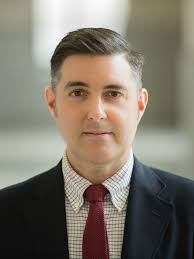
#> input picture 1.jpg, 194 x 259 px, given in place of example.mp4, which was not available
$ python followCircle.py
#> lines starting #> are read from the running program, lines starting #| are printed output that depends on the picture; after the words box and inside, x2 and y2 are one past the last pixel; in counts of white or black regions, pixels touching at a corner belong together; pictures that were not available may be replaced by others from this repository, and a replacement may not be noted
import cv2
import numpy as np
cap =cv2.VideoCapture("example.mp4")

while(True):
     b,frame = cap.read()
#> frame is the input picture: shape (259, 194, 3); mean B, G, R 107.5, 119.5, 126.9
     frame = cv2.resize(frame,(1280,720))
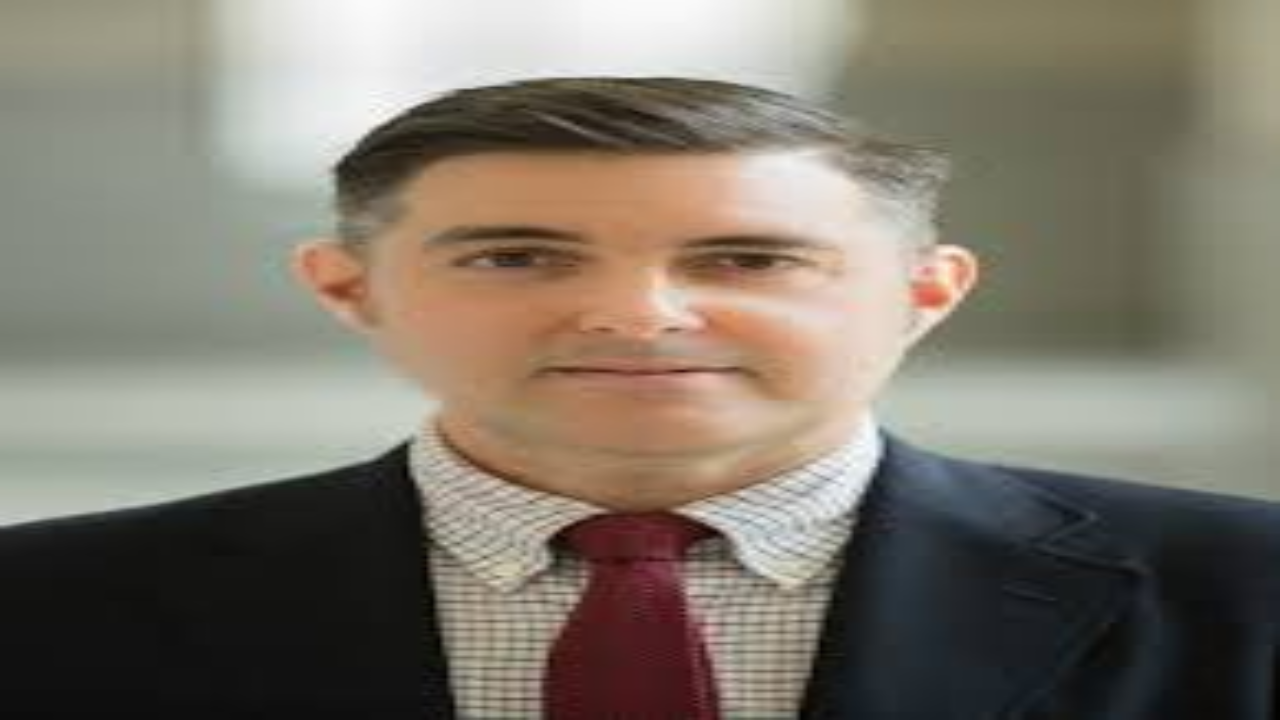
#> frame: shape (720, 1280, 3); mean B, G, R 107.4, 119.4, 126.8
     frameGray = cv2.cvtColor(frame,cv2.COLOR_RGB2GRAY)
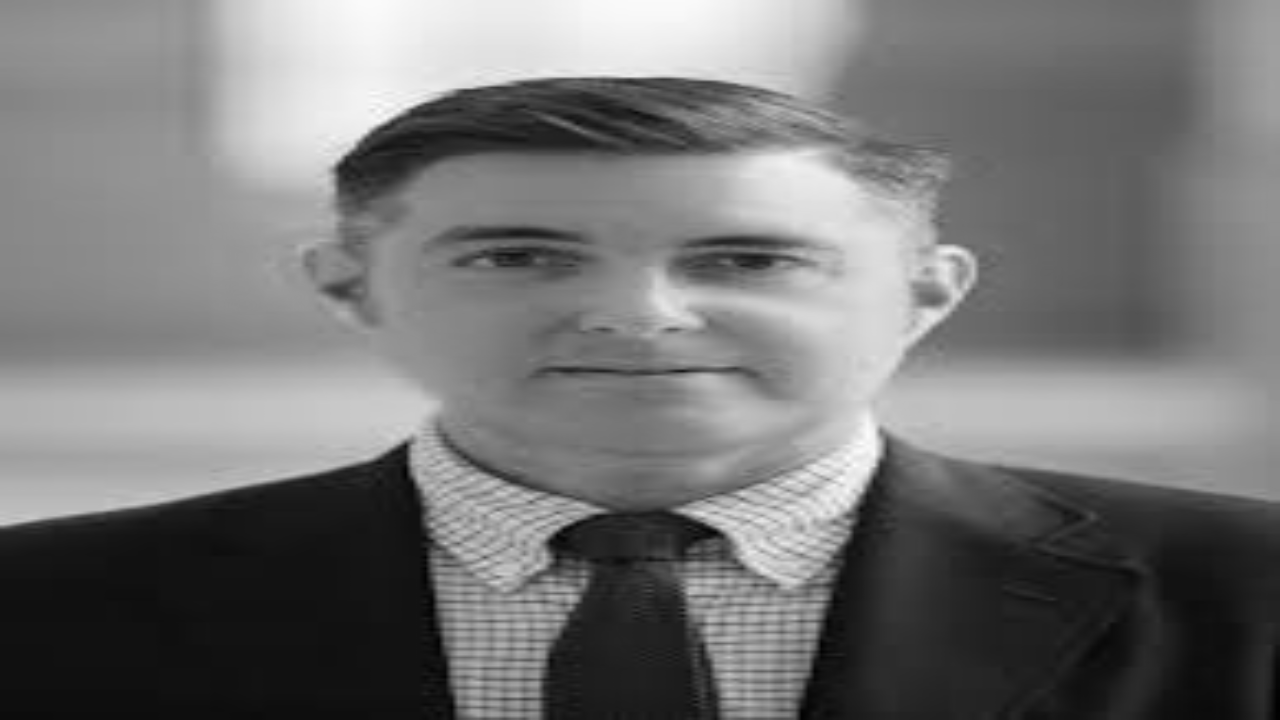
#> frameGray: shape (720, 1280); min 1, max 254, mean 116.7
     frameBlurred =cv2.GaussianBlur(frame,(1,1),1)
     _, binaryImage = cv2.threshold(frameBlurred,165,255,cv2.THRESH_BINARY)
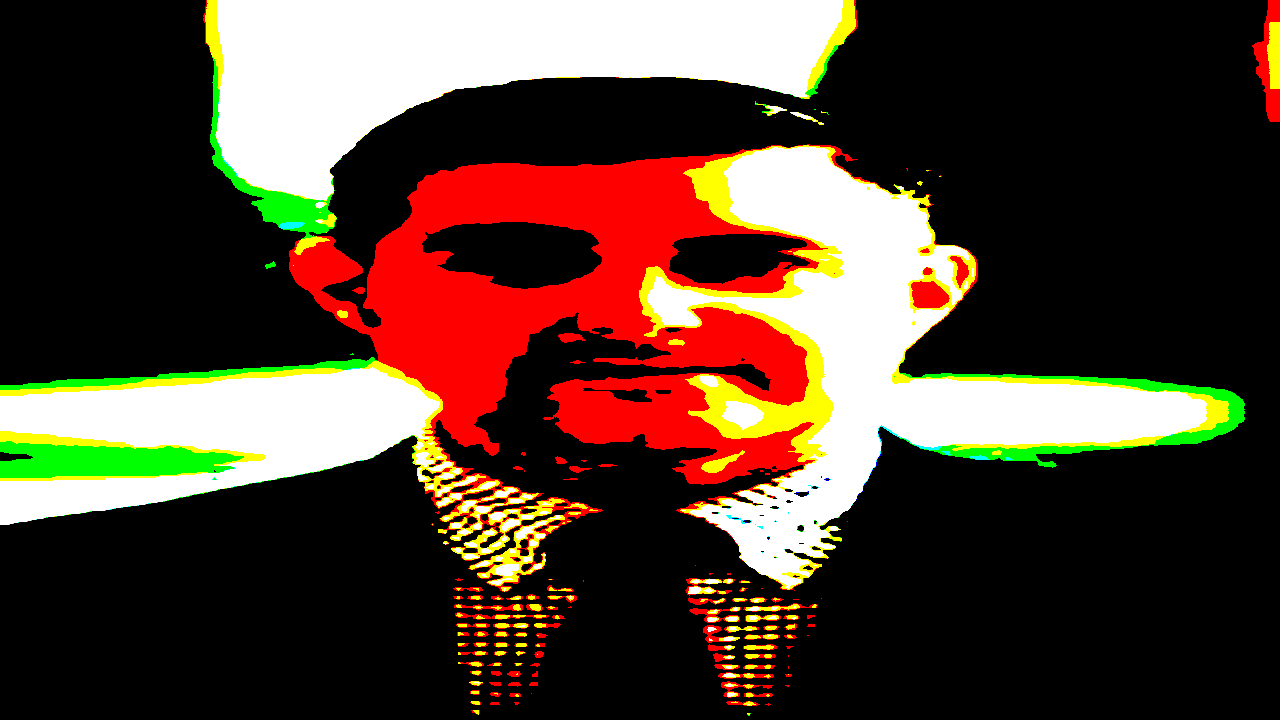
#> binaryImage: shape (720, 1280, 3); mean B, G, R 47.7, 61.4, 81.1
     frameCanny = cv2.Canny(binaryImage,7,7)
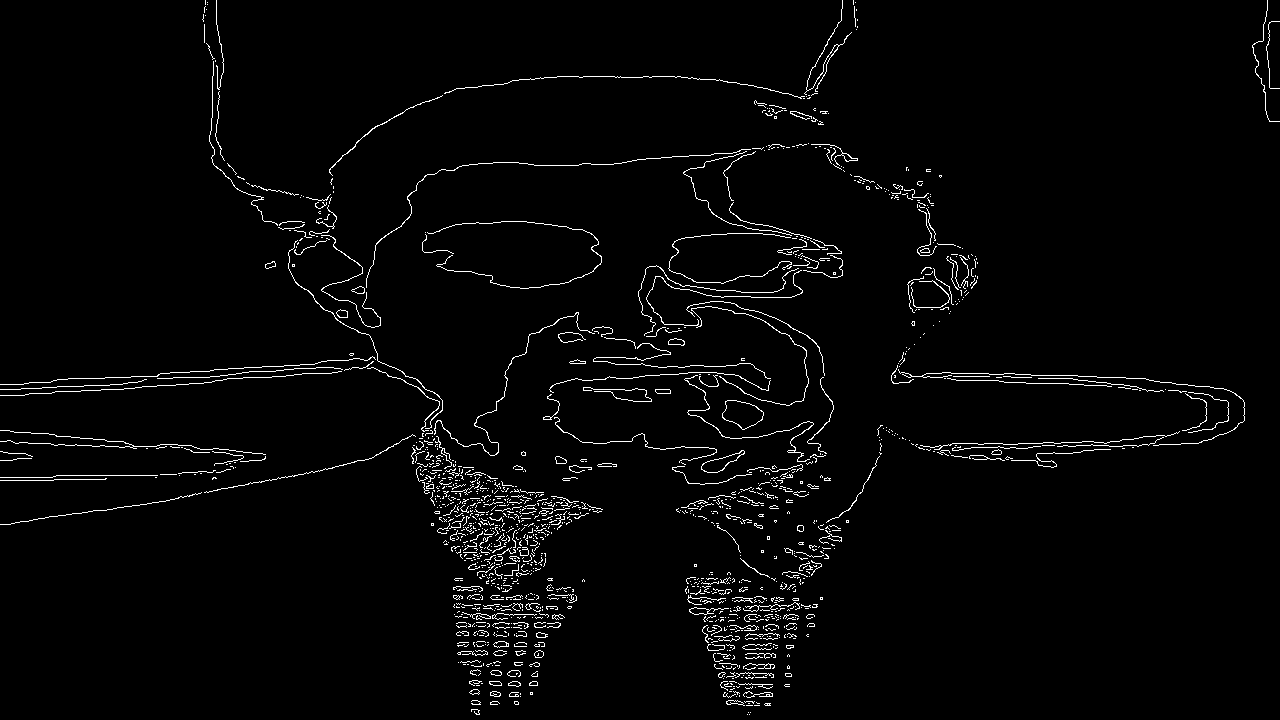
#> frameCanny: shape (720, 1280); 2.4% white in thin lines or dots
     circles = cv2.HoughCircles(frameCanny,cv2.HOUGH_GRADIENT,1,20,
                        param1=50,param2=30,minRadius=5,maxRadius=55)
#> circles = 38 rows, first 8: [538.5, 545.5, 54.4], [497.5, 526.5, 36.8], [511.5, 589.5, 37.8], [732.5, 636.5, 28], [455.5, 461.5, 42.2], [475.5, 525.5, 28.9], [751.5, 622.5, 25.7], [514.5, 642.5, 28]
     blankImage = np.zeros_like(frame)
     if circles is not None:
        np.uint16(np.around(circles))
        for i in circles[0,:]:
            center = (int(i[0]),int(i[1]))
            radius = int(i[2])
            cv2.circle(blankImage,center,radius,(255,255,255),2)
#> this loop made 38 passes
#> (i, center, radius) on passes 1 to 12: ([538.5, 545.5, 54.4], (538, 545), 54), ([497.5, 526.5, 36.8], (497, 526), 36), ([511.5, 589.5, 37.8], (511, 589), 37), ([732.5, 636.5, 28], (732, 636), 28), ([455.5, 461.5, 42.2], (455, 461), 42), ([475.5, 525.5, 28.9], (475, 525), 28), ([751.5, 622.5, 25.7], (751, 622), 25), ([514.5, 642.5, 28], (514, 642), 28), ([495.5, 651.5, 28.9], (495, 651), 28), ([476.5, 640.5, 28.8], (476, 640), 28), ([503.5, 559.5, 26.6], (503, 559), 26), ([743.5, 655.5, 25.7], (743, 655), 25)
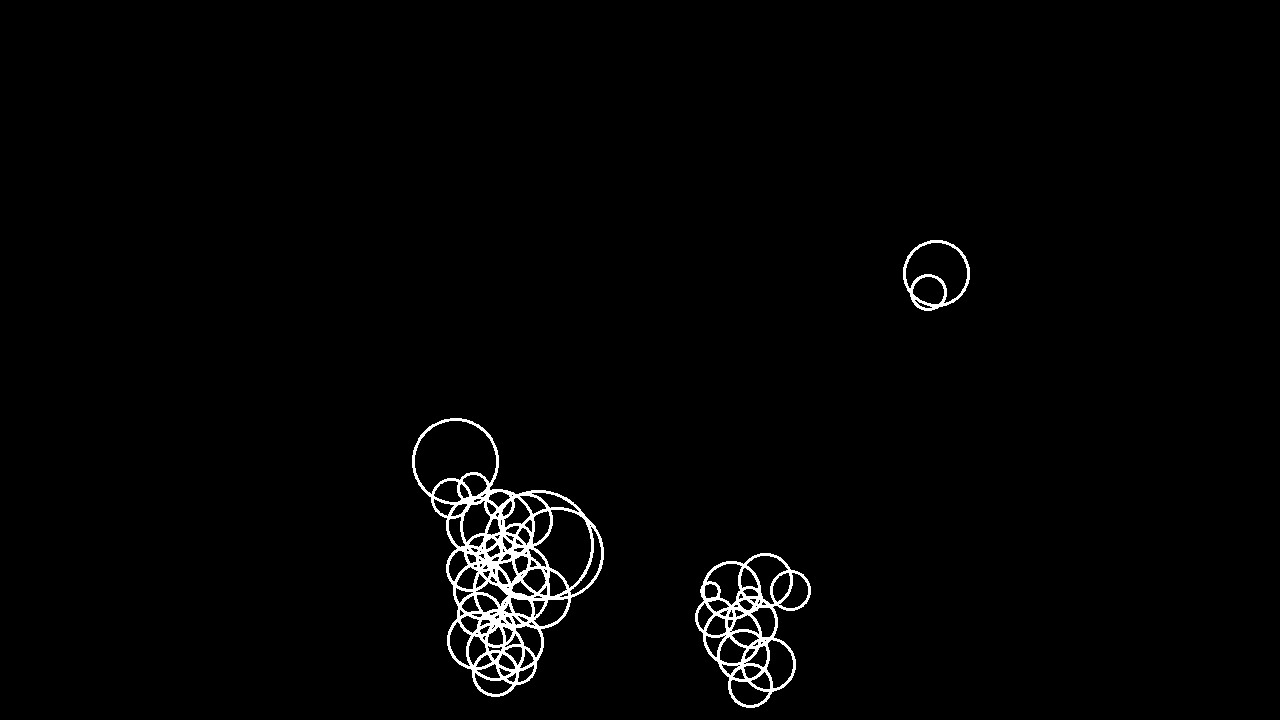
#> blankImage: shape (720, 1280, 3); 1.7% white; 3 white regions, box (x1, y1, x2, y2) and area: (412, 418, 604, 697) 10288, (695, 553, 811, 708) 4049, (903, 240, 970, 311) 908
     print(circles)
#> (printed output is left out)
     cv2.imshow("normal",frameBlurred)

     cv2.imshow("cannyImage",binaryImage)
     cv2.imshow("blank",blankImage)

     cv2.waitKey(1)
